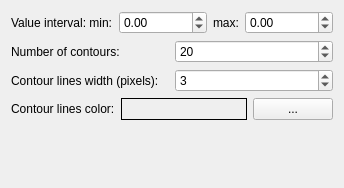
<?xml version="1.0" encoding="UTF-8"?>
<ui version="4.0">
 <class>V3DCfgWidForAttributeAsContourLines</class>
 <widget class="QWidget" name="V3DCfgWidForAttributeAsContourLines">
  <property name="geometry">
   <rect>
    <x>0</x>
    <y>0</y>
    <width>340</width>
    <height>188</height>
   </rect>
  </property>
  <property name="windowTitle">
   <string>Form</string>
  </property>
  <layout class="QVBoxLayout" name="verticalLayout">
   <item>
    <layout class="QHBoxLayout" name="horizontalLayout_4">
     <item>
      <widget class="QLabel" name="label_4">
       <property name="text">
        <string>Value interval: min:</string>
       </property>
      </widget>
     </item>
     <item>
      <widget class="QDoubleSpinBox" name="spinContourMin">
       <property name="minimum">
        <double>-1000000000.000000000000000</double>
       </property>
       <property name="maximum">
        <double>1000000000.000000000000000</double>
       </property>
      </widget>
     </item>
     <item>
      <widget class="QLabel" name="label_5">
       <property name="text">
        <string>max:</string>
       </property>
      </widget>
     </item>
     <item>
      <widget class="QDoubleSpinBox" name="spinContourMax">
       <property name="minimum">
        <double>-1000000000.000000000000000</double>
       </property>
       <property name="maximum">
        <double>1000000000.000000000000000</double>
       </property>
      </widget>
     </item>
    </layout>
   </item>
   <item>
    <layout class="QHBoxLayout" name="horizontalLayout_3">
     <item>
      <widget class="QLabel" name="label">
       <property name="text">
        <string>Number of contours:</string>
       </property>
      </widget>
     </item>
     <item>
      <widget class="QSpinBox" name="spinNumberOfLines">
       <property name="minimum">
        <number>5</number>
       </property>
       <property name="maximum">
        <number>100</number>
       </property>
       <property name="singleStep">
        <number>5</number>
       </property>
       <property name="value">
        <number>20</number>
       </property>
      </widget>
     </item>
    </layout>
   </item>
   <item>
    <layout class="QHBoxLayout" name="horizontalLayout_2">
     <item>
      <widget class="QLabel" name="label_2">
       <property name="text">
        <string>Contour lines width (pixels):</string>
       </property>
      </widget>
     </item>
     <item>
      <widget class="QSpinBox" name="spinContourLinesWidth">
       <property name="minimum">
        <number>1</number>
       </property>
       <property name="maximum">
        <number>50</number>
       </property>
       <property name="singleStep">
        <number>1</number>
       </property>
       <property name="value">
        <number>3</number>
       </property>
      </widget>
     </item>
    </layout>
   </item>
   <item>
    <layout class="QHBoxLayout" name="horizontalLayout">
     <item>
      <widget class="QLabel" name="label_3">
       <property name="text">
        <string>Contour lines color:</string>
       </property>
      </widget>
     </item>
     <item>
      <widget class="QLabel" name="lblColor">
       <property name="sizePolicy">
        <sizepolicy hsizetype="Expanding" vsizetype="Preferred">
         <horstretch>0</horstretch>
         <verstretch>0</verstretch>
        </sizepolicy>
       </property>
       <property name="minimumSize">
        <size>
         <width>30</width>
         <height>0</height>
        </size>
       </property>
       <property name="autoFillBackground">
        <bool>true</bool>
       </property>
       <property name="frameShape">
        <enum>QFrame::Panel</enum>
       </property>
       <property name="text">
        <string/>
       </property>
      </widget>
     </item>
     <item>
      <widget class="QPushButton" name="btnColor">
       <property name="sizePolicy">
        <sizepolicy hsizetype="Minimum" vsizetype="Preferred">
         <horstretch>0</horstretch>
         <verstretch>0</verstretch>
        </sizepolicy>
       </property>
       <property name="toolTip">
        <string>Set font color</string>
       </property>
       <property name="text">
        <string>...</string>
       </property>
      </widget>
     </item>
    </layout>
   </item>
   <item>
    <spacer name="verticalSpacer">
     <property name="orientation">
      <enum>Qt::Vertical</enum>
     </property>
     <property name="sizeHint" stdset="0">
      <size>
       <width>20</width>
       <height>40</height>
      </size>
     </property>
    </spacer>
   </item>
  </layout>
 </widget>
 <resources/>
 <connections>
  <connection>
   <sender>btnColor</sender>
   <signal>clicked()</signal>
   <receiver>V3DCfgWidForAttributeAsContourLines</receiver>
   <slot>onColorChoose()</slot>
   <hints>
    <hint type="sourcelabel">
     <x>331</x>
     <y>109</y>
    </hint>
    <hint type="destinationlabel">
     <x>286</x>
     <y>127</y>
    </hint>
   </hints>
  </connection>
  <connection>
   <sender>spinContourLinesWidth</sender>
   <signal>valueChanged(int)</signal>
   <receiver>V3DCfgWidForAttributeAsContourLines</receiver>
   <slot>onUserMadeChanges()</slot>
   <hints>
    <hint type="sourcelabel">
     <x>186</x>
     <y>77</y>
    </hint>
    <hint type="destinationlabel">
     <x>161</x>
     <y>89</y>
    </hint>
   </hints>
  </connection>
  <connection>
   <sender>spinNumberOfLines</sender>
   <signal>valueChanged(int)</signal>
   <receiver>V3DCfgWidForAttributeAsContourLines</receiver>
   <slot>onUserMadeChanges()</slot>
   <hints>
    <hint type="sourcelabel">
     <x>220</x>
     <y>48</y>
    </hint>
    <hint type="destinationlabel">
     <x>154</x>
     <y>61</y>
    </hint>
   </hints>
  </connection>
  <connection>
   <sender>spinContourMax</sender>
   <signal>valueChanged(double)</signal>
   <receiver>V3DCfgWidForAttributeAsContourLines</receiver>
   <slot>onUserMadeChanges()</slot>
   <hints>
    <hint type="sourcelabel">
     <x>260</x>
     <y>20</y>
    </hint>
    <hint type="destinationlabel">
     <x>252</x>
     <y>32</y>
    </hint>
   </hints>
  </connection>
  <connection>
   <sender>spinContourMin</sender>
   <signal>valueChanged(double)</signal>
   <receiver>V3DCfgWidForAttributeAsContourLines</receiver>
   <slot>onUserMadeChanges()</slot>
   <hints>
    <hint type="sourcelabel">
     <x>141</x>
     <y>20</y>
    </hint>
    <hint type="destinationlabel">
     <x>116</x>
     <y>33</y>
    </hint>
   </hints>
  </connection>
 </connections>
 <slots>
  <slot>onUserMadeChanges()</slot>
  <slot>onColorChoose()</slot>
 </slots>
</ui>
